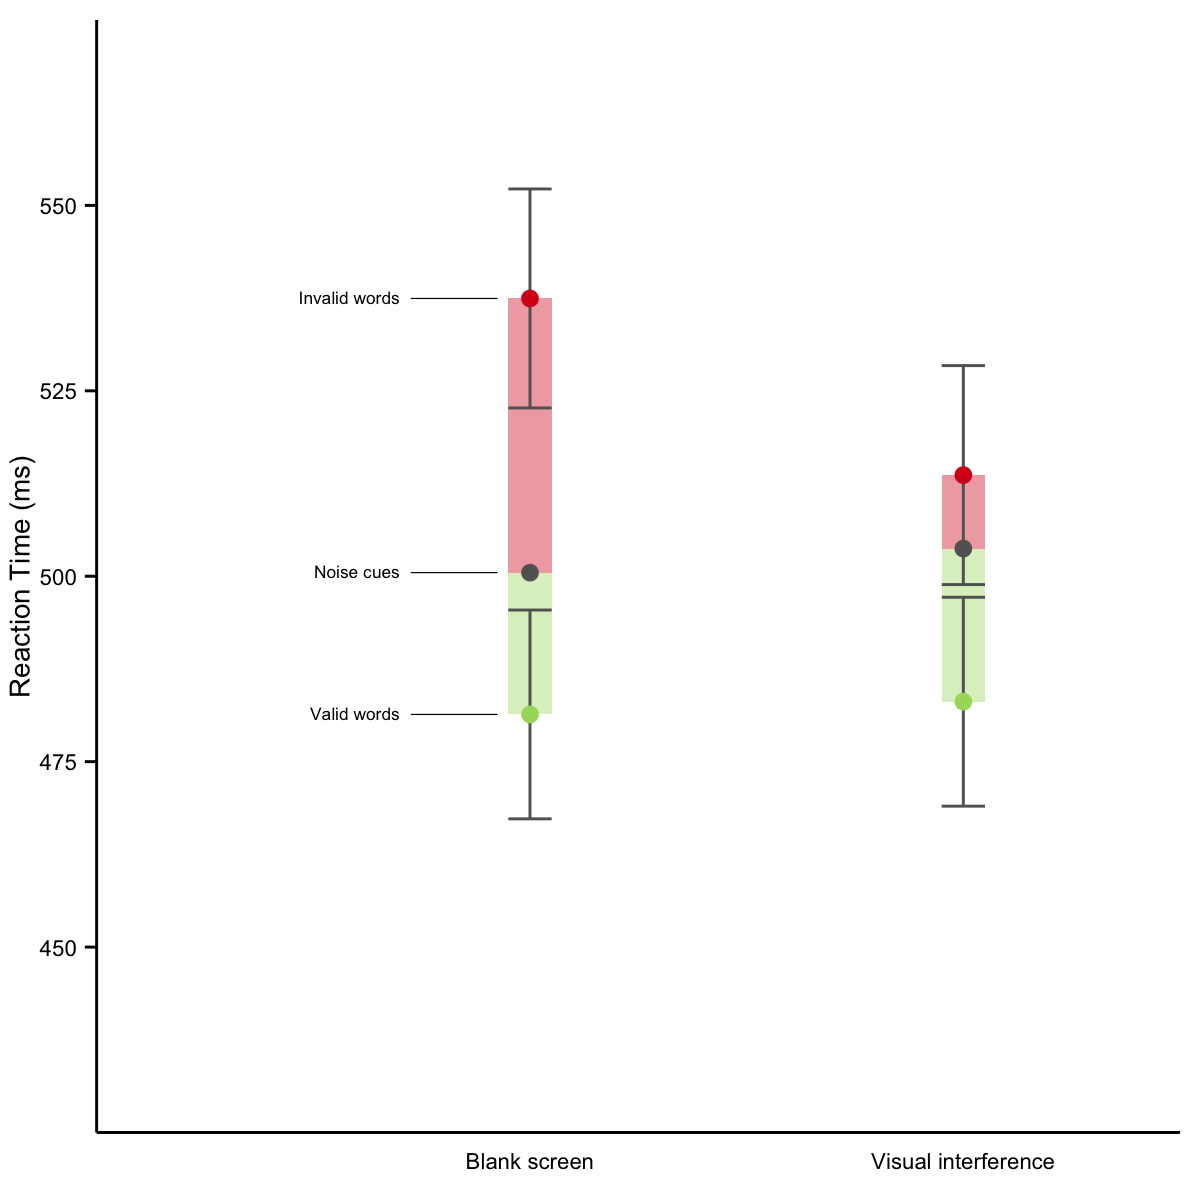

Source code (R):
source("models/dualmask/cueing_effect__rt_for_plot.R")

# get the values for the plot
library(AICcmodavg)
dv_columns <- c("cue_type", "cue_l", "cue_q", "mask_type", "mask_c")
points <- dualmask[, dv_columns] %>% unique()
values <- predictSE(rt_mod, points, se.fit = TRUE, type = "response") %>%
  as.data.frame() %>% select(rt = fit, se = se.fit) %>% 
  cbind(points, .)

# ------------------------------------------------------------------------------
# Squish bars inward
squish <- 0.1
values <- values %>% mutate(mask_c = ifelse(mask_c < 0, mask_c + squish, mask_c - squish))

# ------------------------------------------------------------------------------
# Create a data.frame to use to draw the rects.
# - requires xmin, xmax, ymin, ymax, and a grouping column (mask_type)

source("plots/magnets.R")

library(reshape2)
library(purrr)  # go functional programming!!

means <- dcast(values, mask_type + mask_c ~ cue_type, value.var = "rt")

rect_points <- means %>%
  split(.$mask_type) %>%
  map(make_rects) %>%
  rbind_all(.)

# ------------------------------------------------------------------------------
# Create a data.frame to draw the error lines.
# - requires grouping columns for mask_type and cue_type and (x, y) columns

error <- dcast(values, mask_type + mask_c ~ cue_type, value.var = "se")
error_points <- means %>% 
  select(-noise) %>%
  mutate(
    minimum = valid - error$valid,
    maximum = invalid + error$invalid,
    valid = valid + error$valid,
    invalid = invalid - error$invalid
  )

error_lines <- error_points %>% 
  melt(id.vars = c("mask_type", "mask_c")) %>%
  arrange(mask_type, value)

# hack!
error_lines$cue_type <- rep(c("valid", "valid", "invalid", "invalid"), times=2)
error_lines$group <- with(error_lines, paste(mask_type, cue_type, sep = ":"))
error_lines$variable <- rep(c("min", "max"), times = 4)

error_bars <- error_lines %>% dcast(mask_c + group ~ variable, value.var = "value")


# ------------------------------------------------------------------------------
# Create grobs from images to use as axis labels.
source("plots/axis-icons.R")
icon_top <- 234

# ------------------------------------------------------------------------------
# Color scheme.
source("plots/colorscheme.R")

# ------------------------------------------------------------------------------
# Create the plot
magnet_gg <- magnet_plot(values, rect_points, error_bars, x_breaks = c(-0.4, 0.4))
magnet_gg

# ------------------------------------------------------------------------------
# Add labels
heights <- values %>% filter(mask_type == "nomask") %>% select(cue_type, rt)

left_end_of_rect <- min(values$mask_c) - bar_width/2
line_length <- 0.16
spacer <- 0.02
right_end_of_line <- left_end_of_rect - spacer
left_end_of_line <- right_end_of_line - line_length

label_lines <- data.frame(cue_type = c("invalid", "noise", "valid"))
label_lines <- label_lines %>% left_join(heights)
label_lines <- label_lines %>% left_join(
  expand.grid(cue_type = c("invalid", "noise", "valid"),
              x = c(right_end_of_line, left_end_of_line))
)

text_right <- left_end_of_line - spacer
labels <- data.frame(
  cue_type = c("invalid", "noise", "valid"),
  label = c("Invalid words", "Noise cues", "Valid words"),
  x = text_right
) %>% left_join(heights)

labeled_gg <- magnet_gg +
  geom_text(aes(x = x, y = rt, label = label), 
            hjust = 1, vjust = 0.4, size = 2.2, data = labels) +
  geom_line(aes(x = x, y = rt, group = cue_type), 
            size = 0.2, data = label_lines) +
  coord_cartesian(ylim = y_lim, xlim = x_lim - 0.2) +
  scale_x_continuous("", breaks = c(-0.4, 0.4), 
                     labels = c("Blank screen", "Visual interference"))
labeled_gg


png("plots/dualmask/cueing_effect__rt.png", width = 6, height = 6, units = "in", res = 200)
print(labeled_gg)
dev.off()
